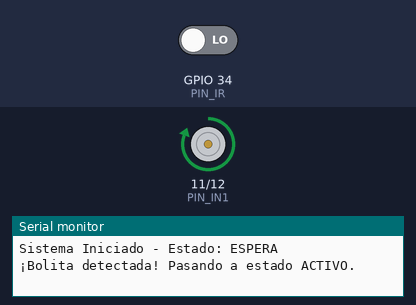
A sketch run on a simulated ESP32. On the bench: motor-driver pin pairs drawn as motors (green arrow = first pin HIGH = forward, orange = second pin HIGH = backward, longer = more drive, scaled by the enable pin), the last lines printed to the serial monitor. The inputs (shaded band) are chosen by the test bench; at power-on: GPIO 34 (PIN_IR) LOW.

Above: at 1.2 s.
1.3 s: GPIO 34 (PIN_IR) driven HIGH
At 2.7 s:
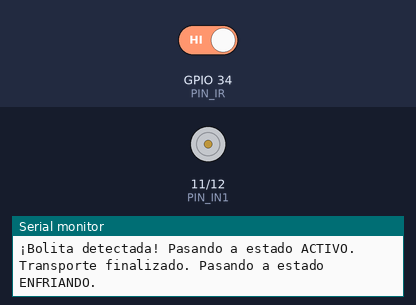
3.5 s: GPIO 34 (PIN_IR) driven LOW
At 3.9 s:
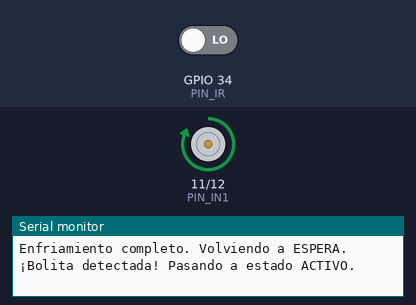
Timing chart, 0 to 19.0 s (numbered marks = the images above; inputs shaded):
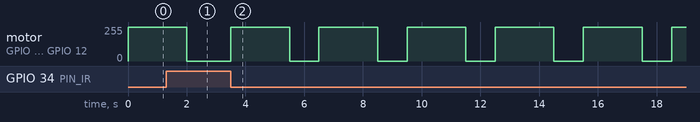

The sketch:

00_Maquina_de_Estados.ino
```cpp
// ---------------------------------------------------------
// ESTRUCTURA DE MÁQUINA DE ESTADOS
// ---------------------------------------------------------
enum EstadoModulo { ESPERA, ACTIVO, ENFRIANDO };
EstadoModulo estadoActual = ESPERA;

// ---------------------------------------------------------
// VARIABLES PARA LÓGICA REACTIVA (millis)
// ---------------------------------------------------------
unsigned long tAnterior = 0;
const unsigned long TIEMPO_ACTIVO = 2000;    // 2 segundos moviendo la bolita
const unsigned long TIEMPO_ENFRIANDO = 1000; // 1 segundo de pausa de seguridad

// ---------------------------------------------------------
// CONFIGURACIÓN DE PINES (ESP32)
// ---------------------------------------------------------
const int PIN_IR = 34; // Sensor de proximidad TCRT5000

// Pines para el control del motor
const int PIN_ENA = 10;
const int PIN_IN1 = 11;
const int PIN_IN2 = 12;

void setup() {
  Serial.begin(115200);

  // Configuración de pines
  pinMode(PIN_IR, INPUT);
  pinMode(PIN_ENA, OUTPUT);
  pinMode(PIN_IN1, OUTPUT);
  pinMode(PIN_IN2, OUTPUT);

  // Asegurar que el motor inicie detenido
  detenerMotor();

  Serial.println("Sistema Iniciado - Estado: ESPERA");
}

void loop() {
  // 1. LECTURA CONTINUA (El programa nunca se bloquea con delays)
  // El TCRT5000 entrega LOW cuando la luz infrarroja rebota en un objeto
  bool bolitaDetectada = (digitalRead(PIN_IR) == LOW);
  unsigned long tActual = millis();

  // 2. EVALUACIÓN DE LA MÁQUINA DE ESTADOS
  switch (estadoActual) {

    case ESPERA:
      // Condición para avanzar: El sensor detecta una bolita
      if (bolitaDetectada) {
        Serial.println("¡Bolita detectada! Pasando a estado ACTIVO.");
        activarMotor();
        tAnterior = tActual;           // Guardamos el "sello de tiempo" inicial
        estadoActual = ACTIVO;         // Transición al siguiente estado
      }
      break;

    case ACTIVO:
      // Condición para avanzar: Ya transcurrió el tiempo de transporte
      if (tActual - tAnterior >= TIEMPO_ACTIVO) {
        Serial.println("Transporte finalizado. Pasando a estado ENFRIANDO.");
        detenerMotor();
        tAnterior = tActual;           // Reiniciamos el cronómetro para la pausa
        estadoActual = ENFRIANDO;      // Transición al siguiente estado
      }
      break;

    case ENFRIANDO:
      // Condición para avanzar: Ya transcurrió el tiempo de seguridad
      // (Esto evita que el módulo se reactive inmediatamente si la bolita no ha salido del todo)
      if (tActual - tAnterior >= TIEMPO_ENFRIANDO) {
        Serial.println("Enfriamiento completo. Volviendo a ESPERA.");
        estadoActual = ESPERA;         // El ciclo vuelve al inicio
      }
      break;
  }

  // Al no haber delays, aquí podrías agregar otras funciones,
  // como hacer parpadear un LED o leer un segundo sensor, y todo funcionaría en paralelo.
}

// ---------------------------------------------------------
// FUNCIONES AUXILIARES DE HARDWARE
// ---------------------------------------------------------
void activarMotor() {
  digitalWrite(PIN_IN1, HIGH);
  digitalWrite(PIN_IN2, LOW);
  digitalWrite(PIN_ENA, HIGH); // Habilita la entrega de energía
}

void detenerMotor() {
  digitalWrite(PIN_IN1, LOW);
  digitalWrite(PIN_IN2, LOW);
  digitalWrite(PIN_ENA, LOW);  // Corta la energía del motor
}
```

Measured:
- after the input at 1.3 s, motor on GPIO 11 (PIN_IN1) / GPIO 12 (PIN_IN2): goes on until 2.0 s, then stays stopped
- after the input at 3.5 s, motor on GPIO 11 (PIN_IN1) / GPIO 12 (PIN_IN2): alternates forward 255/255 for 2.0 s and stopped for 1.0 s, starting at once
